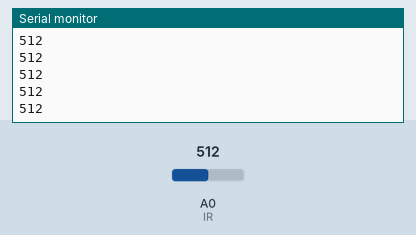
Recording of a sketch running on a simulated Arduino Uno, built with avr-gcc and run on an emulated ATmega328P. Parts: the last lines printed to the serial monitor. The test bench sets the inputs (shaded band); at power-on: A0 (IR) = 512.

Above: at 1.2 s.
1.3 s: A0 (IR) set to 716
At 1.68 s:
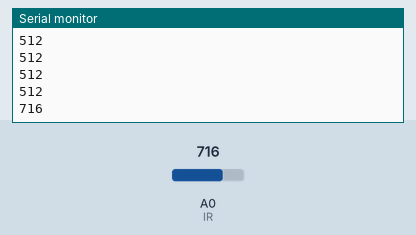
2.8 s: A0 (IR) set to 900
At 2.93 s:
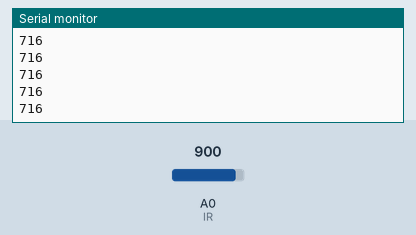
Timing chart, 0 to 5.8 s (numbered marks = the images above; inputs shaded):
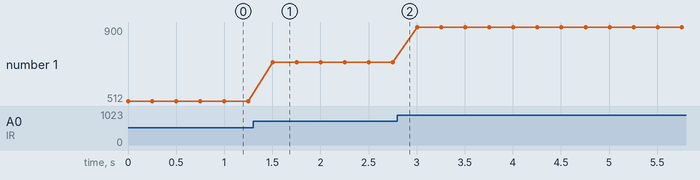

Measured:
- after the input at 1.3 s, the serial monitor: prints a new line after 0.20 s (image 1)
- plotted number 1: 512 → 716 after the input at 1.3 s, 716 → 900 after the input at 2.8 s

The sketch:

NewIRTest.ino
```cpp
int IR = 14;

void setup() {
  // put your setup code here, to run once:
  Serial.begin(9600);
  pinMode(IR, INPUT);
}

void loop() {
  // put your main code here, to run repeatedly:
  Serial.println(analogRead(IR));
  delay(250);
}
```
